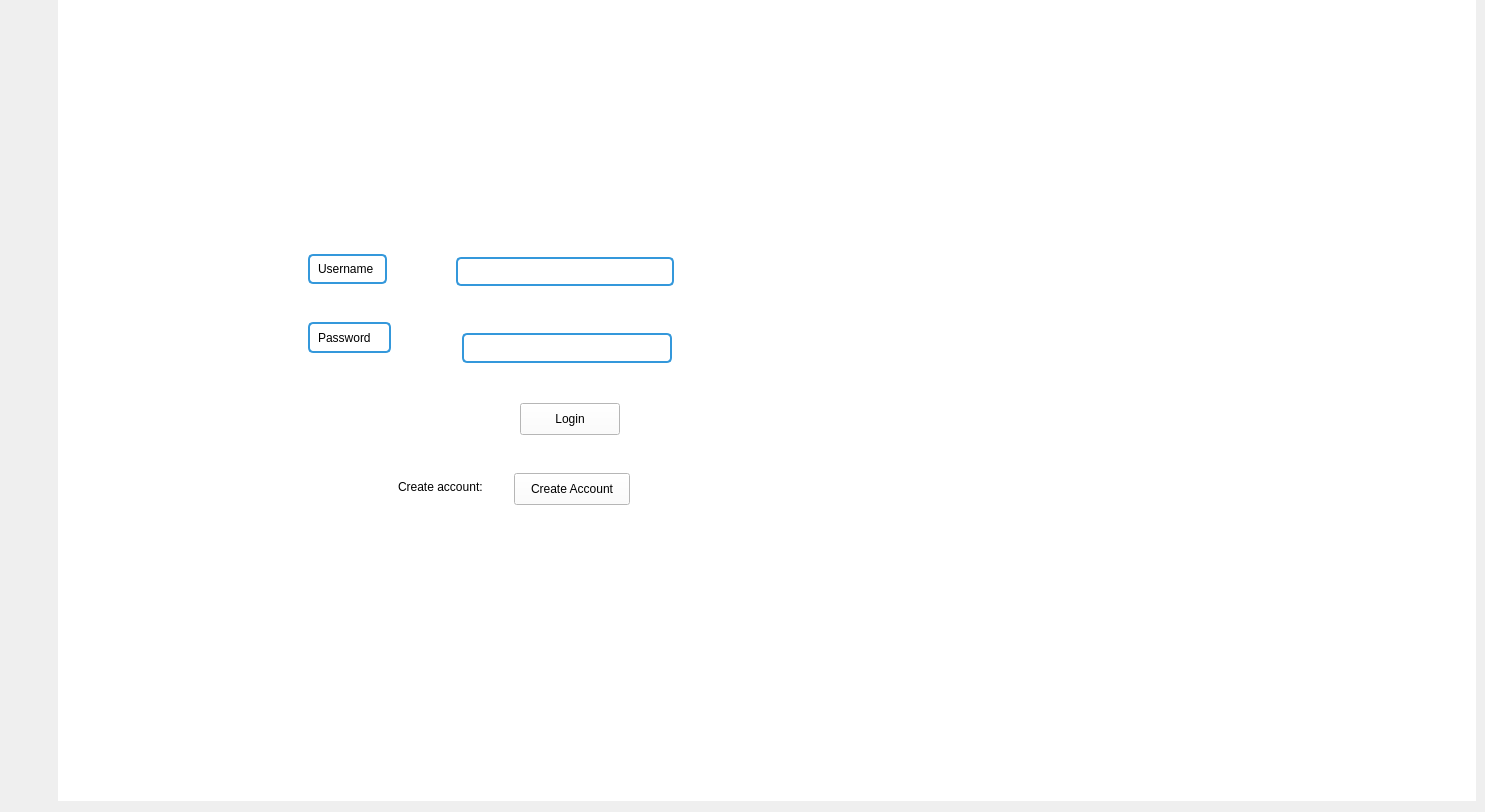
    <widget class="QWidget" name="login_window">
     <property name="minimumSize">
      <size>
       <width>1339</width>
       <height>776</height>
      </size>
     </property>
     <property name="palette">
      <palette>
       <active>
        <colorrole role="WindowText">
         <brush brushstyle="SolidPattern">
          <color alpha="217">
           <red>149</red>
           <green>64</green>
           <blue>51</blue>
          </color>
         </brush>
        </colorrole>
       </active>
       <inactive>
        <colorrole role="WindowText">
         <brush brushstyle="SolidPattern">
          <color alpha="217">
           <red>149</red>
           <green>64</green>
           <blue>51</blue>
          </color>
         </brush>
        </colorrole>
       </inactive>
       <disabled/>
      </palette>
     </property>
     <property name="autoFillBackground">
      <bool>false</bool>
     </property>
     <property name="styleSheet">
      <string notr="true"/>
     </property>
     <widget class="QWidget" name="widget_2" native="true">
      <property name="geometry">
       <rect>
        <x>58</x>
        <y>-2</y>
        <width>1418</width>
        <height>803</height>
       </rect>
      </property>
      <property name="minimumSize">
       <size>
        <width>1339</width>
        <height>776</height>
       </size>
      </property>
      <property name="styleSheet">
       <string notr="true">QWidget {
background-color: #ffffff;
}</string>
      </property>
      <widget class="QLabel" name="label">
       <property name="geometry">
        <rect>
         <x>250</x>
         <y>256</y>
         <width>79</width>
         <height>30</height>
        </rect>
       </property>
       <property name="styleSheet">
        <string notr="true">QLabel{
    border: 2px solid #3498db;
    border-radius: 5px;          
    padding: 5px;
color: #000000;
}</string>
       </property>
       <property name="text">
        <string>Username</string>
       </property>
      </widget>
      <widget class="QLabel" name="label_2">
       <property name="geometry">
        <rect>
         <x>250</x>
         <y>324</y>
         <width>83</width>
         <height>31</height>
        </rect>
       </property>
       <property name="styleSheet">
        <string notr="true">QLabel {
    border: 2px solid #3498db;
    border-radius: 5px;          
    padding: 5px;
color: #000000;
}</string>
       </property>
       <property name="text">
        <string>Password</string>
       </property>
      </widget>
      <widget class="QPushButton" name="login_account_button">
       <property name="geometry">
        <rect>
         <x>462</x>
         <y>405</y>
         <width>100</width>
         <height>32</height>
        </rect>
       </property>
       <property name="styleSheet">
        <string notr="true">QPushButton {
color: #000000;
}</string>
       </property>
       <property name="text">
        <string>Login</string>
       </property>
      </widget>
      <widget class="QLineEdit" name="user_login_password">
       <property name="geometry">
        <rect>
         <x>404</x>
         <y>335</y>
         <width>210</width>
         <height>30</height>
        </rect>
       </property>
       <property name="styleSheet">
        <string notr="true">QLineEdit {
    border: 2px solid #3498db;
    border-radius: 5px;          
    padding: 5px;
    background-color: #ffffff;
	color: #000000;
}</string>
       </property>
      </widget>
      <widget class="QLineEdit" name="user_login_name">
       <property name="geometry">
        <rect>
         <x>398</x>
         <y>259</y>
         <width>218</width>
         <height>29</height>
        </rect>
       </property>
       <property name="palette">
        <palette>
         <active>
          <colorrole role="WindowText">
           <brush brushstyle="SolidPattern">
            <color alpha="255">
             <red>0</red>
             <green>0</green>
             <blue>0</blue>
            </color>
           </brush>
          </colorrole>
          <colorrole role="Button">
           <brush brushstyle="SolidPattern">
            <color alpha="255">
             <red>255</red>
             <green>255</green>
             <blue>255</blue>
            </color>
           </brush>
          </colorrole>
          <colorrole role="Text">
           <brush brushstyle="SolidPattern">
            <color alpha="255">
             <red>0</red>
             <green>0</green>
             <blue>0</blue>
            </color>
           </brush>
          </colorrole>
          <colorrole role="ButtonText">
           <brush brushstyle="SolidPattern">
            <color alpha="255">
             <red>0</red>
             <green>0</green>
             <blue>0</blue>
            </color>
           </brush>
          </colorrole>
          <colorrole role="Base">
           <brush brushstyle="SolidPattern">
            <color alpha="255">
             <red>255</red>
             <green>255</green>
             <blue>255</blue>
            </color>
           </brush>
          </colorrole>
          <colorrole role="Window">
           <brush brushstyle="SolidPattern">
            <color alpha="255">
             <red>255</red>
             <green>255</green>
             <blue>255</blue>
            </color>
           </brush>
          </colorrole>
          <colorrole role="PlaceholderText">
           <brush brushstyle="SolidPattern">
            <color alpha="128">
             <red>0</red>
             <green>0</green>
             <blue>0</blue>
            </color>
           </brush>
          </colorrole>
         </active>
         <inactive>
          <colorrole role="WindowText">
           <brush brushstyle="SolidPattern">
            <color alpha="255">
             <red>0</red>
             <green>0</green>
             <blue>0</blue>
            </color>
           </brush>
          </colorrole>
          <colorrole role="Button">
           <brush brushstyle="SolidPattern">
            <color alpha="255">
             <red>255</red>
             <green>255</green>
             <blue>255</blue>
            </color>
           </brush>
          </colorrole>
          <colorrole role="Text">
           <brush brushstyle="SolidPattern">
            <color alpha="255">
             <red>0</red>
             <green>0</green>
             <blue>0</blue>
            </color>
           </brush>
          </colorrole>
          <colorrole role="ButtonText">
           <brush brushstyle="SolidPattern">
            <color alpha="255">
             <red>0</red>
             <green>0</green>
             <blue>0</blue>
            </color>
           </brush>
          </colorrole>
          <colorrole role="Base">
           <brush brushstyle="SolidPattern">
            <color alpha="255">
             <red>255</red>
             <green>255</green>
             <blue>255</blue>
            </color>
           </brush>
          </colorrole>
          <colorrole role="Window">
           <brush brushstyle="SolidPattern">
            <color alpha="255">
             <red>255</red>
             <green>255</green>
             <blue>255</blue>
            </color>
           </brush>
          </colorrole>
          <colorrole role="PlaceholderText">
           <brush brushstyle="SolidPattern">
            <color alpha="128">
             <red>0</red>
             <green>0</green>
             <blue>0</blue>
            </color>
           </brush>
          </colorrole>
         </inactive>
         <disabled>
          <colorrole role="WindowText">
           <brush brushstyle="SolidPattern">
            <color alpha="255">
             <red>0</red>
             <green>0</green>
             <blue>0</blue>
            </color>
           </brush>
          </colorrole>
          <colorrole role="Button">
           <brush brushstyle="SolidPattern">
            <color alpha="255">
             <red>255</red>
             <green>255</green>
             <blue>255</blue>
            </color>
           </brush>
          </colorrole>
          <colorrole role="Text">
           <brush brushstyle="SolidPattern">
            <color alpha="255">
             <red>0</red>
             <green>0</green>
             <blue>0</blue>
            </color>
           </brush>
          </colorrole>
          <colorrole role="ButtonText">
           <brush brushstyle="SolidPattern">
            <color alpha="255">
             <red>0</red>
             <green>0</green>
             <blue>0</blue>
            </color>
           </brush>
          </colorrole>
          <colorrole role="Base">
           <brush brushstyle="SolidPattern">
            <color alpha="255">
             <red>255</red>
             <green>255</green>
             <blue>255</blue>
            </color>
           </brush>
          </colorrole>
          <colorrole role="Window">
           <brush brushstyle="SolidPattern">
            <color alpha="255">
             <red>255</red>
             <green>255</green>
             <blue>255</blue>
            </color>
           </brush>
          </colorrole>
          <colorrole role="PlaceholderText">
           <brush brushstyle="SolidPattern">
            <color alpha="128">
             <red>0</red>
             <green>0</green>
             <blue>0</blue>
            </color>
           </brush>
          </colorrole>
         </disabled>
        </palette>
       </property>
       <property name="styleSheet">
        <string notr="true">QLineEdit {
    border: 2px solid #3498db;
    border-radius: 5px;          
    padding: 5px;
	background-color: #ffffff;
	color: #000000;
}</string>
       </property>
      </widget>
      <widget class="QLabel" name="label_5">
       <property name="geometry">
        <rect>
         <x>340</x>
         <y>472</y>
         <width>190</width>
         <height>33</height>
        </rect>
       </property>
       <property name="text">
        <string>Create account:</string>
       </property>
      </widget>
      <widget class="QPushButton" name="switch_to_create_account_btn">
       <property name="geometry">
        <rect>
         <x>456</x>
         <y>475</y>
         <width>116</width>
         <height>32</height>
        </rect>
       </property>
       <property name="styleSheet">
        <string notr="true">QPushButton {
	color: #000000;
}</string>
       </property>
       <property name="text">
        <string>Create Account</string>
       </property>
      </widget>
      <widget class="QLabel" name="login_error_message">
       <property name="geometry">
        <rect>
         <x>373</x>
         <y>578</y>
         <width>301</width>
         <height>16</height>
        </rect>
       </property>
       <property name="styleSheet">
        <string notr="true">QLabel{
	color: #000000;
}</string>
       </property>
       <property name="text">
        <string/>
       </property>
      </widget>
      <zorder>label_2</zorder>
      <zorder>login_account_button</zorder>
      <zorder>label_5</zorder>
      <zorder>switch_to_create_account_btn</zorder>
      <zorder>user_login_name</zorder>
      <zorder>label</zorder>
      <zorder>user_login_password</zorder>
      <zorder>login_error_message</zorder>
     </widget>
    </widget>
